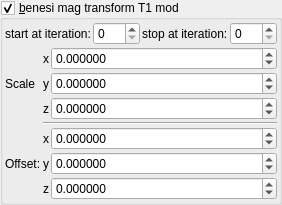
    <widget class="MyGroupBox" name="groupCheck_transf_function_enabledx_false">
     <property name="toolTip">
      <string/>
     </property>
     <property name="title">
      <string>&amp;benesi mag transform T1 mod</string>
     </property>
     <property name="checkable">
      <bool>true</bool>
     </property>
     <layout class="QVBoxLayout" name="verticalLayout_32" stretch="0,0">
      <property name="spacing">
       <number>2</number>
      </property>
      <property name="leftMargin">
       <number>2</number>
      </property>
      <property name="topMargin">
       <number>2</number>
      </property>
      <property name="rightMargin">
       <number>2</number>
      </property>
      <property name="bottomMargin">
       <number>2</number>
      </property>
      <item>
       <layout class="QHBoxLayout" name="horizontalLayout_23" stretch="0,1,0,1">
        <item>
         <widget class="QLabel" name="label_105">
          <property name="text">
           <string>start at iteration:</string>
          </property>
         </widget>
        </item>
        <item>
         <widget class="MySpinBox" name="spinboxInt_transf_multiplier_start_iter_3">
          <property name="sizePolicy">
           <sizepolicy hsizetype="Minimum" vsizetype="Maximum">
            <horstretch>0</horstretch>
            <verstretch>0</verstretch>
           </sizepolicy>
          </property>
          <property name="minimum">
           <number>0</number>
          </property>
          <property name="maximum">
           <number>999</number>
          </property>
          <property name="value">
           <number>0</number>
          </property>
         </widget>
        </item>
        <item>
         <widget class="QLabel" name="label_76">
          <property name="text">
           <string>stop at iteration:</string>
          </property>
         </widget>
        </item>
        <item>
         <widget class="MySpinBox" name="spinboxInt_transf_stop_iterationsTM_1">
          <property name="sizePolicy">
           <sizepolicy hsizetype="Preferred" vsizetype="Maximum">
            <horstretch>0</horstretch>
            <verstretch>0</verstretch>
           </sizepolicy>
          </property>
          <property name="maximum">
           <number>999</number>
          </property>
         </widget>
        </item>
       </layout>
      </item>
      <item>
       <layout class="QGridLayout" name="gridLayout_69" columnstretch="0,0,1">
        <property name="spacing">
         <number>2</number>
        </property>
        <item row="5" column="1">
         <widget class="QLabel" name="label_136">
          <property name="sizePolicy">
           <sizepolicy hsizetype="Preferred" vsizetype="Preferred">
            <horstretch>0</horstretch>
            <verstretch>0</verstretch>
           </sizepolicy>
          </property>
          <property name="text">
           <string notr="true">y</string>
          </property>
          <property name="alignment">
           <set>Qt::AlignRight|Qt::AlignTrailing|Qt::AlignVCenter</set>
          </property>
         </widget>
        </item>
        <item row="2" column="1">
         <widget class="QLabel" name="label_139">
          <property name="sizePolicy">
           <sizepolicy hsizetype="Preferred" vsizetype="Preferred">
            <horstretch>0</horstretch>
            <verstretch>0</verstretch>
           </sizepolicy>
          </property>
          <property name="text">
           <string notr="true">z</string>
          </property>
          <property name="alignment">
           <set>Qt::AlignRight|Qt::AlignTrailing|Qt::AlignVCenter</set>
          </property>
         </widget>
        </item>
        <item row="0" column="2">
         <widget class="MyDoubleSpinBox" name="spinbox3_transf_scale3D_333_x">
          <property name="sizePolicy">
           <sizepolicy hsizetype="Minimum" vsizetype="Maximum">
            <horstretch>0</horstretch>
            <verstretch>0</verstretch>
           </sizepolicy>
          </property>
          <property name="prefix">
           <string/>
          </property>
          <property name="suffix">
           <string/>
          </property>
          <property name="decimals">
           <number>6</number>
          </property>
          <property name="minimum">
           <double>-99.989999999999995</double>
          </property>
          <property name="maximum">
           <double>99.989999999999995</double>
          </property>
          <property name="singleStep">
           <double>0.100000000000000</double>
          </property>
         </widget>
        </item>
        <item row="4" column="2">
         <widget class="MyDoubleSpinBox" name="spinbox3_transf_addition_constant_111_x">
          <property name="sizePolicy">
           <sizepolicy hsizetype="Minimum" vsizetype="Maximum">
            <horstretch>0</horstretch>
            <verstretch>0</verstretch>
           </sizepolicy>
          </property>
          <property name="prefix">
           <string/>
          </property>
          <property name="suffix">
           <string/>
          </property>
          <property name="decimals">
           <number>6</number>
          </property>
          <property name="minimum">
           <double>-99.989999999999995</double>
          </property>
          <property name="maximum">
           <double>99.989999999999995</double>
          </property>
          <property name="singleStep">
           <double>0.100000000000000</double>
          </property>
         </widget>
        </item>
        <item row="4" column="1">
         <widget class="QLabel" name="label_135">
          <property name="sizePolicy">
           <sizepolicy hsizetype="Preferred" vsizetype="Preferred">
            <horstretch>0</horstretch>
            <verstretch>0</verstretch>
           </sizepolicy>
          </property>
          <property name="text">
           <string notr="true">x</string>
          </property>
          <property name="alignment">
           <set>Qt::AlignRight|Qt::AlignTrailing|Qt::AlignVCenter</set>
          </property>
         </widget>
        </item>
        <item row="0" column="1">
         <widget class="QLabel" name="label_137">
          <property name="sizePolicy">
           <sizepolicy hsizetype="Preferred" vsizetype="Preferred">
            <horstretch>0</horstretch>
            <verstretch>0</verstretch>
           </sizepolicy>
          </property>
          <property name="text">
           <string notr="true">x</string>
          </property>
          <property name="alignment">
           <set>Qt::AlignRight|Qt::AlignTrailing|Qt::AlignVCenter</set>
          </property>
         </widget>
        </item>
        <item row="6" column="1">
         <widget class="QLabel" name="label_134">
          <property name="sizePolicy">
           <sizepolicy hsizetype="Preferred" vsizetype="Preferred">
            <horstretch>0</horstretch>
            <verstretch>0</verstretch>
           </sizepolicy>
          </property>
          <property name="text">
           <string notr="true">z</string>
          </property>
          <property name="alignment">
           <set>Qt::AlignRight|Qt::AlignTrailing|Qt::AlignVCenter</set>
          </property>
         </widget>
        </item>
        <item row="5" column="0">
         <widget class="QLabel" name="label_260">
          <property name="text">
           <string>Offset:</string>
          </property>
         </widget>
        </item>
        <item row="5" column="2">
         <widget class="MyDoubleSpinBox" name="spinbox3_transf_addition_constant_111_y">
          <property name="sizePolicy">
           <sizepolicy hsizetype="Minimum" vsizetype="Maximum">
            <horstretch>0</horstretch>
            <verstretch>0</verstretch>
           </sizepolicy>
          </property>
          <property name="prefix">
           <string/>
          </property>
          <property name="suffix">
           <string/>
          </property>
          <property name="decimals">
           <number>6</number>
          </property>
          <property name="minimum">
           <double>-99.989999999999995</double>
          </property>
          <property name="maximum">
           <double>99.989999999999995</double>
          </property>
          <property name="singleStep">
           <double>0.100000000000000</double>
          </property>
         </widget>
        </item>
        <item row="2" column="2">
         <widget class="MyDoubleSpinBox" name="spinbox3_transf_scale3D_333_z">
          <property name="sizePolicy">
           <sizepolicy hsizetype="Minimum" vsizetype="Maximum">
            <horstretch>0</horstretch>
            <verstretch>0</verstretch>
           </sizepolicy>
          </property>
          <property name="prefix">
           <string/>
          </property>
          <property name="suffix">
           <string/>
          </property>
          <property name="decimals">
           <number>6</number>
          </property>
          <property name="minimum">
           <double>-99.989999999999995</double>
          </property>
          <property name="maximum">
           <double>99.989999999999995</double>
          </property>
          <property name="singleStep">
           <double>0.100000000000000</double>
          </property>
         </widget>
        </item>
        <item row="1" column="0">
         <widget class="QLabel" name="label_261">
          <property name="text">
           <string>Scale</string>
          </property>
         </widget>
        </item>
        <item row="6" column="2">
         <widget class="MyDoubleSpinBox" name="spinbox3_transf_addition_constant_111_z">
          <property name="sizePolicy">
           <sizepolicy hsizetype="Minimum" vsizetype="Maximum">
            <horstretch>0</horstretch>
            <verstretch>0</verstretch>
           </sizepolicy>
          </property>
          <property name="prefix">
           <string/>
          </property>
          <property name="suffix">
           <string/>
          </property>
          <property name="decimals">
           <number>6</number>
          </property>
          <property name="minimum">
           <double>-99.989999999999995</double>
          </property>
          <property name="maximum">
           <double>99.989999999999995</double>
          </property>
          <property name="singleStep">
           <double>0.100000000000000</double>
          </property>
         </widget>
        </item>
        <item row="1" column="1">
         <widget class="QLabel" name="label_138">
          <property name="sizePolicy">
           <sizepolicy hsizetype="Preferred" vsizetype="Preferred">
            <horstretch>0</horstretch>
            <verstretch>0</verstretch>
           </sizepolicy>
          </property>
          <property name="text">
           <string notr="true">y</string>
          </property>
          <property name="alignment">
           <set>Qt::AlignRight|Qt::AlignTrailing|Qt::AlignVCenter</set>
          </property>
         </widget>
        </item>
        <item row="1" column="2">
         <widget class="MyDoubleSpinBox" name="spinbox3_transf_scale3D_333_y">
          <property name="sizePolicy">
           <sizepolicy hsizetype="Minimum" vsizetype="Maximum">
            <horstretch>0</horstretch>
            <verstretch>0</verstretch>
           </sizepolicy>
          </property>
          <property name="prefix">
           <string/>
          </property>
          <property name="suffix">
           <string/>
          </property>
          <property name="decimals">
           <number>6</number>
          </property>
          <property name="minimum">
           <double>-99.989999999999995</double>
          </property>
          <property name="maximum">
           <double>99.989999999999995</double>
          </property>
          <property name="singleStep">
           <double>0.100000000000000</double>
          </property>
         </widget>
        </item>
        <item row="3" column="1" colspan="2">
         <widget class="Line" name="line_54">
          <property name="orientation">
           <enum>Qt::Horizontal</enum>
          </property>
         </widget>
        </item>
       </layout>
      </item>
     </layout>
    </widget>
